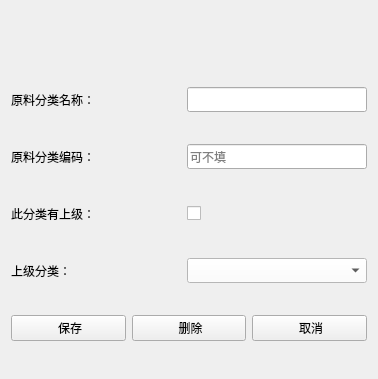
<?xml version="1.0" encoding="UTF-8"?>
<ui version="4.0">
 <class>MaterialType</class>
 <widget class="QWidget" name="MaterialType">
  <property name="geometry">
   <rect>
    <x>0</x>
    <y>0</y>
    <width>378</width>
    <height>379</height>
   </rect>
  </property>
  <property name="windowTitle">
   <string>Form</string>
  </property>
  <property name="styleSheet">
   <string notr="true">QComboBox {  
background-color:white;
font-size-9px;
		   
 }
</string>
  </property>
  <layout class="QVBoxLayout" name="verticalLayout">
   <item>
    <spacer name="horizontalSpacer">
     <property name="orientation">
      <enum>Qt::Horizontal</enum>
     </property>
     <property name="sizeHint" stdset="0">
      <size>
       <width>40</width>
       <height>25</height>
      </size>
     </property>
    </spacer>
   </item>
   <item>
    <spacer name="horizontalSpacer_2">
     <property name="orientation">
      <enum>Qt::Horizontal</enum>
     </property>
     <property name="sizeHint" stdset="0">
      <size>
       <width>40</width>
       <height>25</height>
      </size>
     </property>
    </spacer>
   </item>
   <item>
    <layout class="QHBoxLayout" name="horizontalLayout">
     <item>
      <widget class="QLabel" name="label">
       <property name="text">
        <string>原料分类名称：</string>
       </property>
      </widget>
     </item>
     <item>
      <widget class="QLineEdit" name="lineEditMaterialTypeName">
       <property name="minimumSize">
        <size>
         <width>180</width>
         <height>25</height>
        </size>
       </property>
       <property name="maximumSize">
        <size>
         <width>180</width>
         <height>16777215</height>
        </size>
       </property>
      </widget>
     </item>
    </layout>
   </item>
   <item>
    <layout class="QHBoxLayout" name="horizontalLayout_2">
     <item>
      <widget class="QLabel" name="label_2">
       <property name="text">
        <string>原料分类编码：</string>
       </property>
      </widget>
     </item>
     <item>
      <widget class="QLineEdit" name="lineEditMaterialCode">
       <property name="minimumSize">
        <size>
         <width>180</width>
         <height>25</height>
        </size>
       </property>
       <property name="maximumSize">
        <size>
         <width>180</width>
         <height>16777215</height>
        </size>
       </property>
       <property name="inputMask">
        <string/>
       </property>
       <property name="text">
        <string/>
       </property>
       <property name="frame">
        <bool>true</bool>
       </property>
       <property name="dragEnabled">
        <bool>false</bool>
       </property>
       <property name="placeholderText">
        <string>可不填</string>
       </property>
      </widget>
     </item>
    </layout>
   </item>
   <item>
    <layout class="QHBoxLayout" name="horizontalLayout_3">
     <item>
      <widget class="QLabel" name="label_3">
       <property name="text">
        <string>此分类有上级：</string>
       </property>
      </widget>
     </item>
     <item>
      <widget class="QCheckBox" name="checkBoxIsHaveParent">
       <property name="minimumSize">
        <size>
         <width>180</width>
         <height>25</height>
        </size>
       </property>
       <property name="maximumSize">
        <size>
         <width>180</width>
         <height>16777215</height>
        </size>
       </property>
       <property name="text">
        <string/>
       </property>
      </widget>
     </item>
    </layout>
   </item>
   <item>
    <layout class="QHBoxLayout" name="horizontalLayout_4">
     <item>
      <widget class="QLabel" name="labelParent">
       <property name="text">
        <string>上级分类：</string>
       </property>
      </widget>
     </item>
     <item>
      <widget class="QComboBox" name="comboBoxParentType">
       <property name="minimumSize">
        <size>
         <width>180</width>
         <height>25</height>
        </size>
       </property>
       <property name="maximumSize">
        <size>
         <width>180</width>
         <height>16777215</height>
        </size>
       </property>
      </widget>
     </item>
    </layout>
   </item>
   <item>
    <layout class="QHBoxLayout" name="horizontalLayout_5">
     <item>
      <widget class="QPushButton" name="pushButtonSave">
       <property name="styleSheet">
        <string notr="true"/>
       </property>
       <property name="text">
        <string> 保存</string>
       </property>
       <property name="icon">
        <iconset resource="../../../res.qrc">
         <normaloff>:/image/image/save.png</normaloff>:/image/image/save.png</iconset>
       </property>
      </widget>
     </item>
     <item>
      <widget class="QPushButton" name="pushButtonDelete">
       <property name="styleSheet">
        <string notr="true"/>
       </property>
       <property name="text">
        <string> 删除</string>
       </property>
       <property name="icon">
        <iconset resource="../../../res.qrc">
         <normaloff>:/image/image/删 除.png</normaloff>:/image/image/删 除.png</iconset>
       </property>
      </widget>
     </item>
     <item>
      <widget class="QPushButton" name="pushButtonCancel">
       <property name="styleSheet">
        <string notr="true"/>
       </property>
       <property name="text">
        <string> 取消</string>
       </property>
       <property name="icon">
        <iconset resource="../../../res.qrc">
         <normaloff>:/image/image/cancel.png</normaloff>:/image/image/cancel.png</iconset>
       </property>
      </widget>
     </item>
    </layout>
   </item>
  </layout>
 </widget>
 <resources>
  <include location="../../../res.qrc"/>
 </resources>
 <connections/>
</ui>
